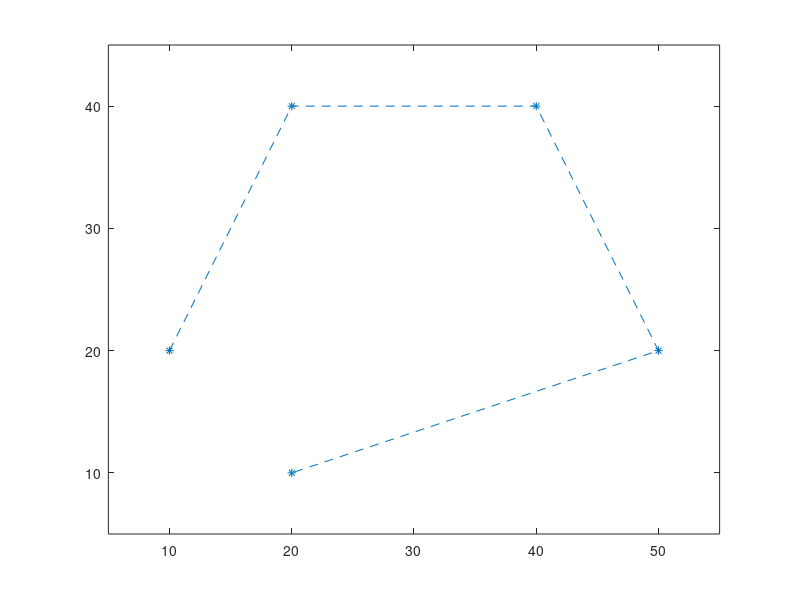

Write MATLAB code to recreate this figure. (Note: this script raises an error after producing the figure.)
clear

px = [10 20 40 50 20];
py = [20 40 40 20 10];

plot(px,py, '*--');

axis equal
axis([5 55 5 45]);
hold on

n = 4;

syms t
cx(t) = 0*t;
cy(t) = 0*t;

for i=0:n
    b(t) = nchoosek(n, i) * t^i * (1-t)^(n-i);
    cx(t) = cx(t) + px(i+1) * b(t);
    cy(t) = cy(t) + py(i+1) * b(t);
end

fplot(cx,cy, [0 1])

%15. feladat
px(1) == cx(0)
py(1) == cy(0)
%ha az így kapott ertekek megadjak a kezdőpont koordinatait